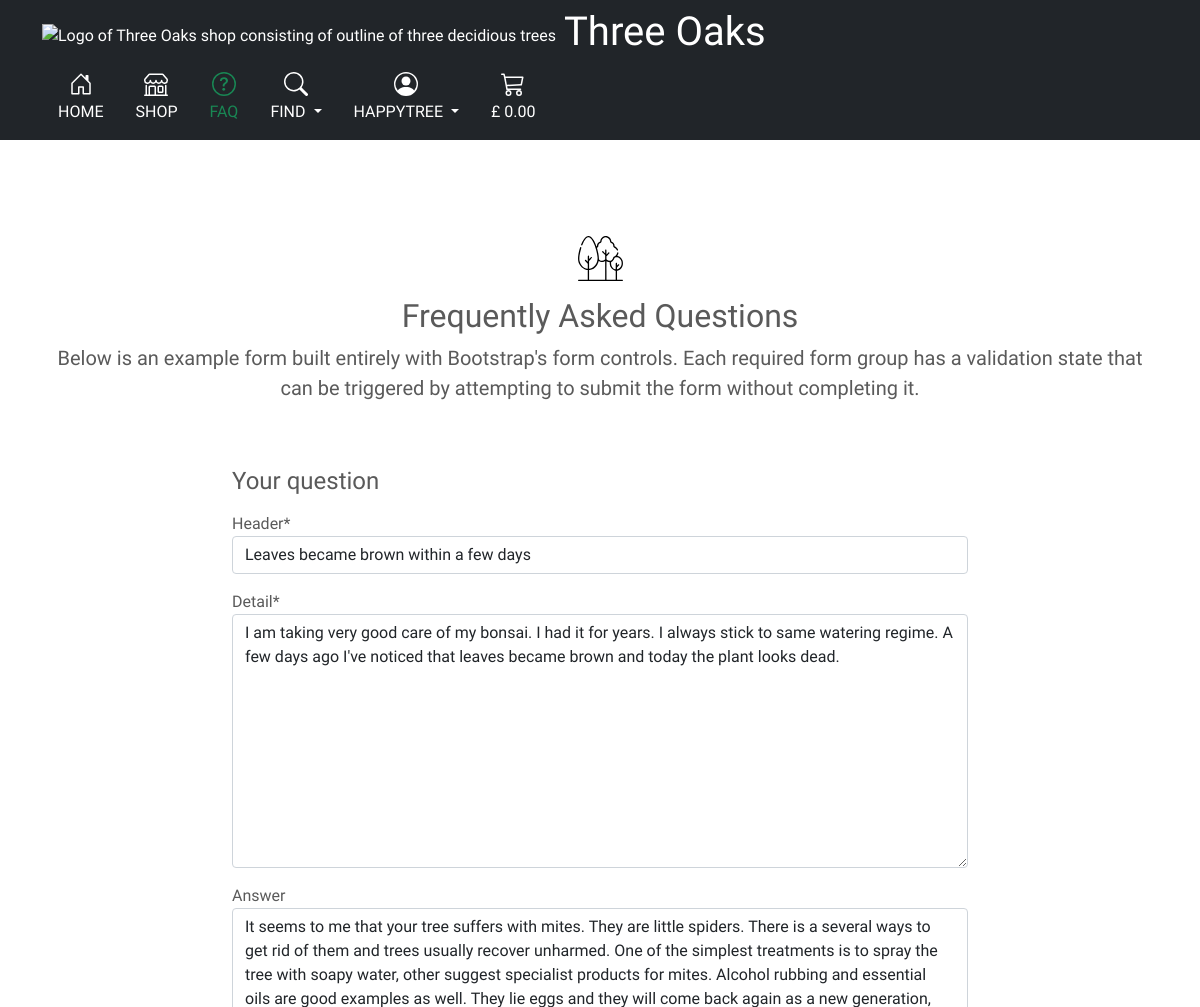
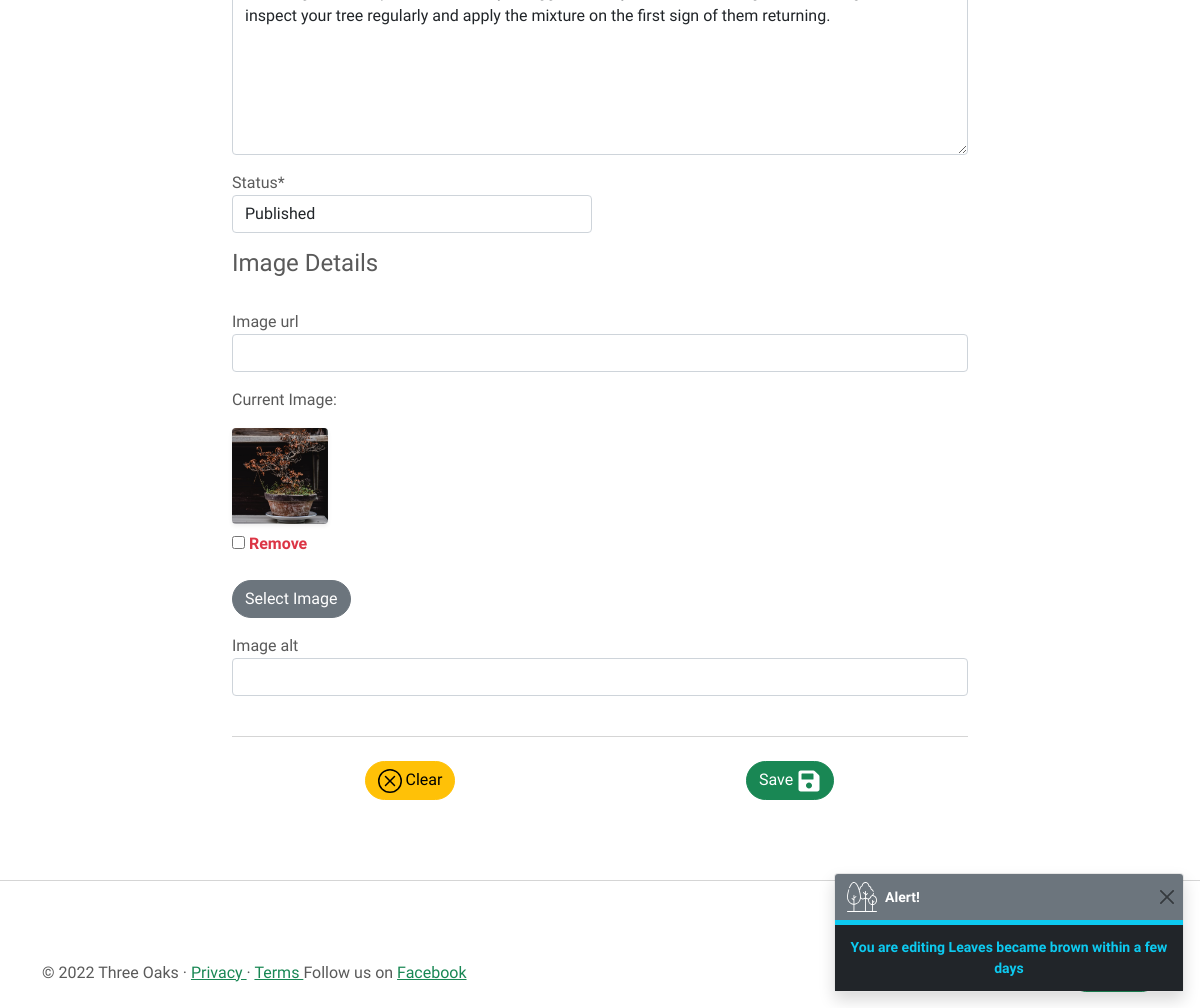
Page /questions/edit/33/ (signed in) on the committed database (2 pictures, top to bottom).
### questions/models.py (models this page shows, shortened)
class Question(models.Model):
    header = models.CharField(max_length=254)
    detail = models.TextField()
    answer = models.TextField(blank=True)
    image_url = models.URLField(max_length=1024, null=True, blank=True)
    image = models.ImageField(null=True, blank=True)
    image_alt = models.CharField(max_length=254, null=True, blank=True)
    author = models.ForeignKey(User, on_delete=models.CASCADE,
                               related_name="questions")
    created_on = models.DateTimeField(auto_now=True, editable=False)
    updated_on = models.DateTimeField(auto_now=True, editable=False)
    status = models.IntegerField(choices=STATUS_CHOICES, default=0)
    class Meta:
        ordering = ['-created_on']

### questions/views.py (the view)
# urls.py: path('edit/<int:question_id>/', views.edit_question, name='edit_question'),
@login_required
def edit_question(request, question_id):
    if not request.user.is_superuser:
        messages.error(request, 'Sorry, only the store owners can do that.')
        return redirect(reverse('questions'))
    question = get_object_or_404(Question, pk=question_id)
    if request.method == 'POST':
        form = QuestionForm(request.POST, request.FILES, instance=question)
        if form.is_valid():
            form.save()
            messages.success(request, 'Successfully saved the question!')
            return redirect(reverse('questions_manager'))
        else:
            messages.error(request, 'Failed to update product.\
                Please ensure the form is valid.')
    else:
        form = QuestionForm(instance=question)
        messages.info(request, f'You are editing {question.header}')
    template = 'questions/edit_question.html'
    context = {
        'form': form,
        'question': question,
    }
    return render(request, template, context)

### questions/forms.py
class QuestionForm(forms.ModelForm):
    class Meta:
        model = Question
        fields = '__all__'
    image = forms.ImageField(
        label='Image', required=False, widget=CustomClearableFileInput)

### trolley/contexts.py (called while the page is built, shortened)
def trolley_contents(request):
    trolley_items = []
    total = 0
    tree_count = 0
    trolley = request.session.get('trolley', {})
    if total < settings.FREE_DELIVERY_THRESHOLD:
        delivery = total * Decimal(settings.STANDARD_DELIVERY_PERCENTAGE / 100)
        free_delivery_delta = settings.FREE_DELIVERY_THRESHOLD - total
    else:
        delivery = 0
        free_delivery_delta = 0
    grand_total = delivery + total
    context = {
        'trolley_items': trolley_items,
        'total': total,
        'tree_count': tree_count,
        'delivery': delivery,
        'free_delivery_delta': free_delivery_delta,
        'free_delivery_threshold': settings.FREE_DELIVERY_THRESHOLD,
        'grand_total': grand_total,
    }
    return context

### questions/templates/questions/edit_question.html (shortened to what this page needs)
{% extends "base.html" %}
{% load static %}
{% block content %}
<div class="container">
  {% if user.is_authenticated %}
  <div class="py-5 text-center">
    <div class="text-dark mt-5 mb-3">
      <img src="{{ MEDIA_URL }}trees-dark.svg" alt="">
    </div>
    <h2 class="my-heading-font">Frequently Asked Questions
    </h2>
    <p class="lead">Below is an example form built entirely with Bootstrap's form controls. Each required form group has a validation state that can be triggered by attempting to submit the form without completing it.
    </p>
  </div>
  <div class="row ">
    <div class="col-md-2">
    </div>
    <div class="col-md-8 col-lg-8">
      <h4 class="mb-3 my-heading-font">Your question
      </h4>
      <form action="{% url 'edit_question' question.id %}" enctype="multipart/form-data" method="POST" id="question-form">
        {% include 'questions/includes/question_form.html' %}
        <hr class="my-4">
        <div class="row gy-3">
          <div class="col-md-6 text-center ">
            <button type="reset" class="btn btn-warning rounded-pill">
              <svg class="bi" width="24" height="24" fill="currentColor">
                <use xlink:href="#clear"/>
              </svg>
              <span class="font-weight-bold">Clear
              </span>
            </button>
          </div>
          <div class="col-md-6 text-center ">
            <button id="submit-button" class="btn btn-success rounded-pill">
              <span class="font-weight-bold">Save
              </span>
              <svg class="bi" width="24" height="24" fill="currentColor">
                <use xlink:href="#save"/>
              </svg>
            </button>
          </div>
        </div>
      </form>
    </div>
  </div>
  {% endif %}
</div>
{% endblock %}

### templates/includes/navbar/widescreen-nav.html (shortened to what this page needs)
<div class="px-3 py-2 bg-dark text-white d-none d-md-block">
  <div class="container">
    <div class="d-flex flex-wrap align-items-center justify-content-center justify-content-lg-start my-heading-font">
      <a href="{% url 'home' %}" class="d-flex align-items-center my-2 my-lg-0 me-lg-auto text-white text-decoration-none"
      aria-label="Go to home page">
        <img src="{{ MEDIA_URL }}trees.svg" alt="Logo of Three Oaks shop consisting of outline of three decidious trees">
          <h1 class="my-heading-font ps-2">Three Oaks</h1>
      </a>
      <ul class="nav col-12 col-lg-auto my-2 justify-content-center my-md-0 text-small">
        <li>
          <a href="{% url 'home' %}" class="nav-link text-uppercase
          {% if request.resolver_match.url_name == 'home' %}
          text-success active {% else %} text-white {% endif %}
            ">
            <svg class="bi d-block mx-auto mb-1" width="24" height="24" fill="currentColor"><use xlink:href="#home"/></svg>
            Home
          </a>
        </li>
        <li>
          <a href="{% url 'all_trees' %}" class="nav-link text-uppercase
          {% if request.resolver_match.url_name == 'all_trees' %}
          text-success active
          {% elif request.resolver_match.url_name == 'tree_detail' %}
          text-success active
          {% elif request.resolver_match.url_name == 'add_tree' %}
          text-success active
          {% elif request.resolver_match.url_name == 'edit_tree' %}
          text-success active
          {% else %} text-white {% endif %}">
            <svg class="bi d-block mx-auto mb-1" width="24" height="24" fill="currentColor"><use xlink:href="#shop"/></svg>
            Shop
          </a>
        </li>
        <li>
          <a href="{% url 'questions' %}" class="nav-link text-uppercase
          {% if request.resolver_match.url_name == 'questions' %}
          text-success active
          {% elif request.resolver_match.url_name == 'questions_manager' %}
          text-success active
          {% elif request.resolver_match.url_name == 'add_question' %}
          text-success active
          {% elif request.resolver_match.url_name == 'edit_question' %}
          text-success active
          {% else %} text-white {% endif %}">
            <svg class="bi d-block mx-auto mb-1" width="24" height="24" fill="currentColor"><use xlink:href="#faq"/></svg>
            FAQ
          </a>
        </li>
        <li>
          <a href="#" class="nav-link text-white dropdown-toggle text-uppercase" id="dropdownFind" data-bs-toggle="dropdown" aria-expanded="false">
            <svg class="bi d-block mx-auto mb-1" width="24" height="24" fill="currentColor"><use xlink:href="#find"/></svg>
            Find
          </a>
        </li>
        <li>
          <a href="#" class="nav-link text-uppercase dropdown-toggle
          {% if request.resolver_match.url_name == 'profile' %}
          text-success active
          {% elif request.resolver_match.url_name == 'account_login' %}
          text-success active
          {% elif request.resolver_match.url_name == 'account_logout' %}
          text-success active
          {% elif request.resolver_match.url_name == 'account_reset_password' %}
          text-success active
          {% elif request.resolver_match.url_name == 'account_email' %}
          text-success active
          {% elif request.resolver_match.url_name == 'subscribers' %}
          text-success active
          {% else %} text-white {% endif %}
          "
            id="dropdownUser" data-bs-toggle="dropdown" aria-expanded="false">
            <svg class="bi d-block mx-auto mb-1" width="24" height="24" fill="currentColor">
              <use xlink:href="#people-circle"/>
            </svg>
            {% if request.user.is_authenticated %}
            {{ request.user.username }}
            </a>
            </li>
          {% endif %}
          <li>
            <a href="{% url 'view_trolley' %}" class="nav-link
            {% if request.resolver_match.url_name == 'view_trolley' %}
            text-success active
            {% elif request.resolver_match.url_name == 'checkout' %}
            text-success active
            {% elif request.resolver_match.url_name == 'checkout_success' %}
            text-success active
            {% else %} text-white {% endif %}">
              <svg class="bi d-block mx-auto mb-1" width="24" height="24" fill="currentColor"><use xlink:href="#trolley"/></svg>
              {% if grand_total %}
              £ {{ grand_total|floatformat:2 }}
              {% else %}
              £ 0.00
              {% endif %}
            </a>
          </li>
      </ul>
    </div>
  </div>
</div>

### questions/templates/questions/includes/question_form.html (shortened to what this page needs)
{% load static %}
<div class="row g-3">
  <div class="col-12">
    {{ form.header| as_crispy_field }}
  </div>
  <div class="col-12">
    {{ form.detail | as_crispy_field }}
  </div>
  {% if request.user.is_superuser %}
  <div class="col-12">
    {{ form.answer | as_crispy_field }}
  </div>
  <div class="col-6">
    {{ form.status | as_crispy_field }}
  </div>
  {% else %}
  <input type="hidden" name="status" value="0">
  {% endif %}
  <h4 class="mb-3 my-heading-font">Image Details
  </h4>
  <div class="col-12">
    {{ form.image_url | as_crispy_field }}
  </div>
  <div class="col-12">
    {{ form.image }}
  </div>
  <div class="col-12">
    {{ form.image_alt | as_crispy_field }}
  </div>
</div>

### static/css/base.css (style rules this page uses)
body { font-family: 'Kodchasan', sans-serif !important; }
.my-heading-font { font-family: 'Baumans', cursive; }
body { padding-bottom: 3rem; color: #5a5a5a; }

### rows in the picture
Question: header "Leaves became brown within a few days", detail "I am taking very good care of my bonsai. I had it for years. I always stick to same watering regime. A few days ago I've noticed that leaves became brown and today the plant looks dead.", answer "It seems to me that your tree suffers with mites. They are little spiders. There is a several ways to get rid of them and trees usually recover unharmed. One of the simplest treatments is to spray the tree with soapy water, other suggest specialist products for mites. Alcohol rubbing and essential oils are good examples as well. They lie eggs and they will come back again as a new generation, inspect your tree regularly and apply the mixture on the first sign of them returning.", status "Published"

### other values in the picture
{{ request.user.username }} "HAPPYTREE"
{{ message }} "You are editing Leaves became brown within a few days"
{{ widget.initial_text }} "Current Image"
{{ widget.clear_checkbox_label }} "Remove"
